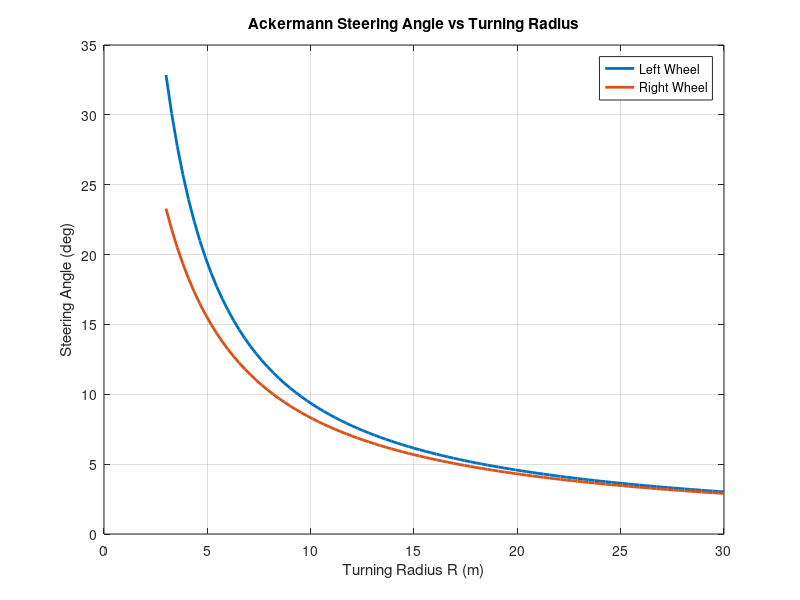

MATLAB code for this plot:
clc; clear;

% 計算函式
%%
function [Fy_f, Fy_r] = tire_linear(alpha_f, alpha_r, Caf, Car)% 線性輪胎模型
    
    Fy_f = Caf * alpha_f;
    Fy_r = Car * alpha_r;

end

function [alpha_f, alpha_r] = slip_angle(vx, vy, omega_yaw, delta, l)% 滑移角計算
% 計算前輪和後輪的滑移角
    % 前輪
    alpha_f = delta - atan((vy + l(1)*omega_yaw) / vx);
    
    % 後輪
    alpha_r = -atan((vy + l(2)*omega_yaw) / vx);
    
    % 轉換成 degree (因為 MF API 用 deg)
    %SA_f = rad2deg(alpha_f);
    %SA_r = rad2deg(alpha_r);

end

function delta = steering_ideal(L, R)% 理想轉向角 (bicycle model)
    % L : 軸距
    % R : 轉彎半徑
    delta = atan(L / R);

end

function [delta_l, delta_r] = steering_ackermann(L, d, R)% 理想Ackermann 轉向角
    % L : 軸距
    % d : 輪距
    % R : 車輛中心轉彎半徑
    
    delta_l = atan(L / (R - d/2));
    delta_r = atan(L / (R + d/2));

end


% 參數
%%
l = [0.775, -0.775];   % [lf, -lr]
L = sum(abs(l));       % 軸距
R = 8.5;
m = 300;
vy = 0;
vx = 10;
d = 1.2;

Caf = 8000;
Car = 8000;


% 1. 理想轉向角

delta = steering_ideal(L, R);

[delta_l, delta_r] = steering_ackermann(L, d, R);

% 2. yaw rate

omega_yaw = vx / R;

vx_l = omega_yaw*(R-d/2);
vx_r = omega_yaw*(R+d/2);

% 3. 滑移角

[alpha_fl, alpha_rl] = slip_angle(vx_l, vy, omega_yaw, delta_l, l);
[alpha_fr, alpha_rr] = slip_angle(vx_r, vy, omega_yaw, delta_r, l);


% 4. 輪胎力

[Fy_fl, Fy_rl] = tire_linear(alpha_fl, alpha_rl, Caf, Car);
[Fy_fr, Fy_rr] = tire_linear(alpha_fr, alpha_rr, Caf, Car);


% 5. 驗證

Fy_total = Fy_fl + Fy_rl + Fy_fr + Fy_rr;
Fy_required = m * vx^2 / R;


% 輸出

fprintf("delta (deg) = %.2f\n", rad2deg(delta));

fprintf("Fy_total = %.2f N\n", Fy_total);
fprintf("Fy_required = %.2f N\n", Fy_required);


%% 掃描轉彎半徑並畫圖
R_range = linspace(3, 30, 100); % 半徑範圍 (m)

delta_l_list = zeros(size(R_range));
delta_r_list = zeros(size(R_range));

for i = 1:length(R_range)
    R_i = R_range(i);
    
    [delta_l, delta_r] = steering_ackermann(L, d, R_i);
    
    delta_l_list(i) = rad2deg(delta_l);
    delta_r_list(i) = rad2deg(delta_r);
end

%% 繪圖
figure;
plot(R_range, delta_l_list, 'LineWidth', 2); hold on;
plot(R_range, delta_r_list, 'LineWidth', 2);

xlabel('Turning Radius R (m)');
ylabel('Steering Angle (deg)');
title('Ackermann Steering Angle vs Turning Radius');

legend('Left Wheel', 'Right Wheel');
grid on;
